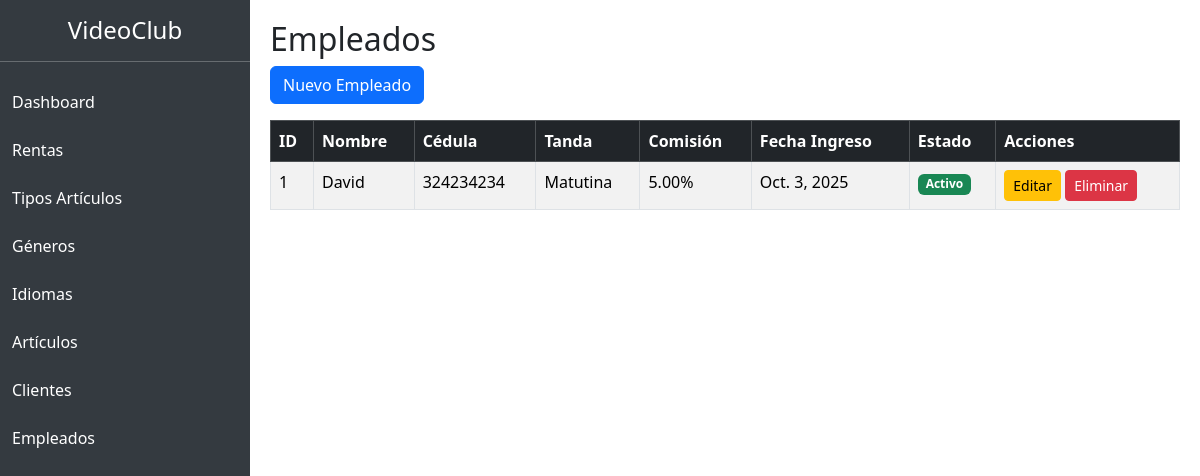
/empleados/, run on the app's committed database.
### VideoClubApp/models.py (models this page shows, shortened)
class Empleado(models.Model):
    TANDA = [
        ('M', 'Matutina'),
        ('V', 'Vespertina'),
        ('N', 'Nocturna'),
    ]
    nombre = models.CharField(max_length=150)
    cedula = models.CharField(max_length=20)
    tanda_labor = models.CharField(max_length=1, choices=TANDA)
    porciento_comision = models.DecimalField(max_digits=5, decimal_places=2)
    fecha_ingreso = models.DateField()
    estado = models.BooleanField(default=True)

### VideoClubApp/views.py (the view)
# urls.py: path('empleados/', views.lista_empleados, name='lista_empleados'),
def lista_empleados(request):
    empleados = Empleado.objects.all()
    return render(request, 'empleados/lista.html', {'empleados': empleados})

### VideoClubApp/templates/empleados/lista.html
{% extends 'base.html' %}
{% block contenido %}
<h2>Empleados</h2>
<a href="{% url 'crear_empleado' %}" class="btn btn-primary mb-3">
Nuevo Empleado
</a>
<table class="table table-striped table-bordered">
<thead class="table-dark">
<tr>
<th>ID</th>
<th>Nombre</th>
<th>Cédula</th>
<th>Tanda</th>
<th>Comisión</th>
<th>Fecha Ingreso</th>
<th>Estado</th>
<th>Acciones</th>
</tr>
</thead>
<tbody>
{% for empleado in empleados %}
<tr>
<td>{{ empleado.id }}</td>
<td>{{ empleado.nombre }}</td>
<td>{{ empleado.cedula }}</td>
<td>{{ empleado.get_tanda_labor_display }}</td>
<td>{{ empleado.porciento_comision }}%</td>
<td>{{ empleado.fecha_ingreso }}</td>
<td>
{% if empleado.estado %}
<span class="badge bg-success">Activo</span>
{% else %}
<span class="badge bg-danger">Inactivo</span>
{% endif %}
</td>
<td>
<a href="{% url 'editar_empleado' empleado.id %}" class="btn btn-warning btn-sm">
Editar
</a>
<a href="{% url 'eliminar_empleado' empleado.id %}"
class="btn btn-danger btn-sm"
onclick="return confirm('¿Seguro que desea eliminar?')">
Eliminar
</a>
</td>
</tr>
{% endfor %}
</tbody>
</table>
{% endblock %}

### VideoClubApp/templates/base.html (style rules this page uses)
body { display:flex; }

### data on the page
Empleado: id "1", nombre "David", cedula "324234234", tanda_labor "Matutina", porciento_comision "5.00", fecha_ingreso "Oct. 3, 2025", estado "Activo"
